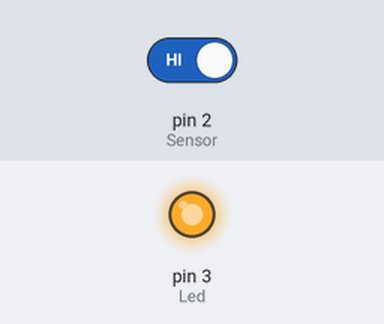
Recording of a sketch running on a simulated Arduino Uno, built with avr-gcc and run on an emulated ATmega328P. Parts: output pins drawn as LEDs (lit = HIGH). The inputs (shaded band) are chosen by the test bench; at power-on: pin 2 (Sensor) HIGH.

Above: at 0.01 s.
At 1.2 s:
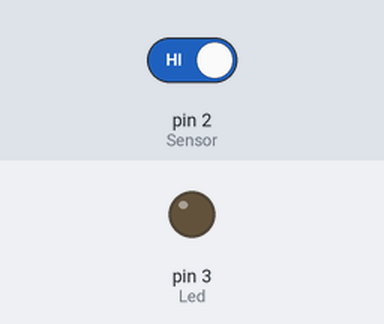
1.3 s: pin 2 (Sensor) driven LOW
At 1.6 s:
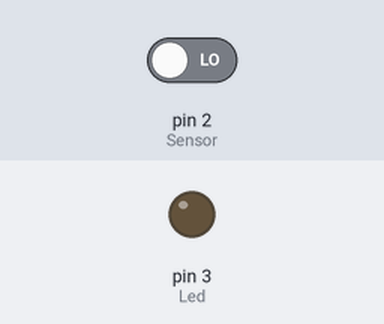
Timing chart, 0 to 4.3 s (numbered marks = the images above; inputs shaded):
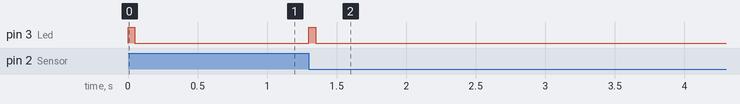

Measured:
- after the input at 1.3 s, pin 3 (Led): LOW → HIGH at once, → LOW 0.05 s later

The sketch:

Sensor_Vibracion.ino
```cpp
//Declaracion de variables constantes
const int Sensor = 2;
const int Led = 3;

//Declaracion de variables
int  Valor_sensor_anterior= 0;
int Valor_sensor_actual = 0;
long Retardo = 0;
int Tiempo = 50;

void setup()
{
    //Inicializar el pin 2 como entrada
    pinMode(Sensor, INPUT);
    //Activamos la resistencia interna PULL UP
    digitalWrite(Sensor, HIGH);
    //Inicializar el pin 3 como salida
    pinMode(Led, OUTPUT);
}

void loop()
{
    Valor_sensor_actual = digitalRead(Sensor);//Leer el valor del sensor
    if (Valor_sensor_anterior != Valor_sensor_actual)
    {
        Retardo = millis();
        Valor_sensor_anterior = Valor_sensor_actual;
    }
    if (millis() - Retardo < Tiempo)
    {
        digitalWrite(Led, HIGH);
    }
    else
    {
        digitalWrite(Led, LOW);
    }
}
```
